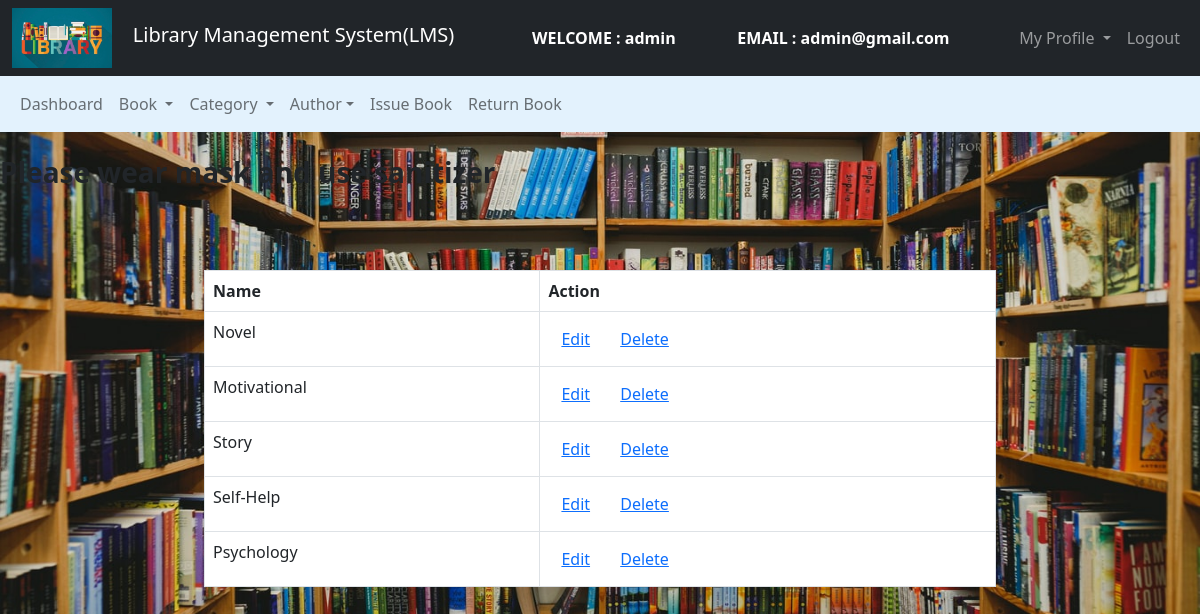
The app's page /Admin/Category/manage_cat.php (signed in), older data.
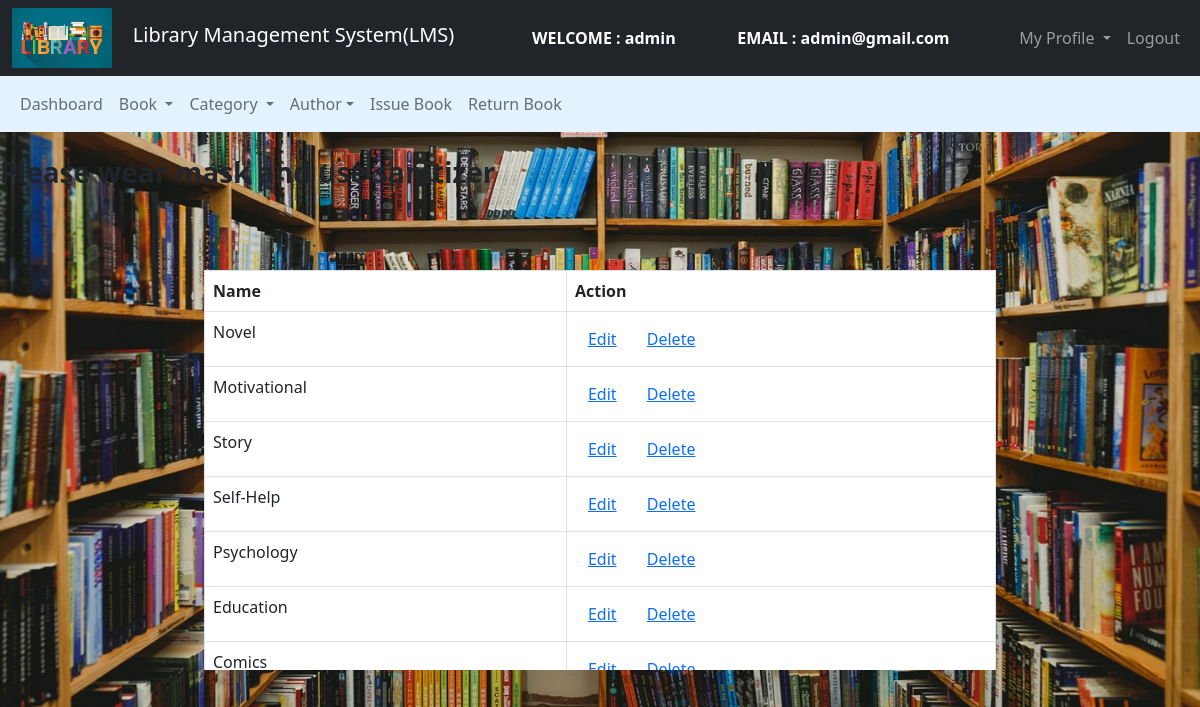
The same page, newer data.
### tables this page shows
CREATE TABLE `category` (
  `cat_id` int(11) NOT NULL,
  `cat_name` varchar(100) NOT NULL
);

### Admin/Category/manage_cat.php (the view, shortened to what this page needs)
<!DOCTYPE html>
<html>
<head>
    <link href="https://cdn.jsdelivr.net/npm/bootstrap@5.0.0-beta2/dist/css/bootstrap.min.css" rel="stylesheet">
</head>
<body>
    <nav class="navbar navbar-expand-lg navbar-dark bg-dark">
        <div class="container-fluid">
            <div class="navbar-header">
                <img src="../images/abc1.jpeg" width="100" height="60"> &nbsp &nbsp
                <a class="navbar-brand" href="../admin_dashboard.php">Library Management System(LMS)</a>
            </div>
            <font style="color: white">
                <span>
                    <strong>
                        WELCOME : <?php echo $_SESSION['name']; ?></strong>
                </span>
            </font>
            <font style="color: white">
                <span>
                    <strong>
                        EMAIL : <?php echo $_SESSION['email']; ?></strong>
                </span>
            </font>
            <ul class="nav navbar-nav navbar-right">
                <li class="nav-item dropdown">
                    <a class="nav-link dropdown-toggle" data-toggle="dropdown">
                        My Profile
                    </a>
                </li>
                <li class="nav-item"><a class="nav-link" href="../../logout.php">
                        Logout
                    </a></li>
            </ul>
        </div>
    </nav>
    <nav class="navbar navbar-expand-lg navbar-light" style="background-color: #e3f2fd">
        <div class="container-fluid">
            <ul class="nav navbar-nav navbar-center">
                <li class="nav-item">
                    <a href="../admin_dashboard.php" class="nav-link">
                        Dashboard
                    </a>
                </li>
                <li class="nav-item dropdown ">
                    <a class="nav-link dropdown-toggle" data-toggle="dropdown"> Book
                    </a>
                </li>
                <li class="nav-item dropdown ">
                    <a class="nav-link dropdown-toggle" data-toggle="dropdown"> Category </a>
                </li>
                <li class="nav-item dropdown ">
                    <a class="nav-link dropdown-toggle" data-toggle="dropdown"> Author</a>
                </li>
                <li class="nav-item">
                    <a href="../Book/issue_book.php" class="nav-link">
                        Issue Book</a>
                </li>
                <li class="nav-item">
                    <a href="../Book/return_book.php" class="nav-link">
                        Return Book</a>
                </li>
            </ul>
        </div>
    </nav>
    <br>
    <?php include '../../header.php'; ?><br><br>
    <div class="row">
        <div class="col-md-2"></div>
        <div class="col-md-8">
            <table class="table table-bordered table-hover">
                <thead>
                    <tr>
                        <th>Name</th>
                        <th>Action</th>
                    </tr>
                </thead>
                <?php
                $connection = mysqli_connect("localhost", "root", "");
                $query = "select * from category";
                $query_run = mysqli_query($connection, $query);
                while ($row = mysqli_fetch_assoc($query_run)) {
                ?>
                    <tr>
                        <td><?php echo $row['cat_name']; ?></td>
                        <td>
                            <button class="btn" name=""><a href="edit_cat.php?cid=<?php echo $row['cat_id']; ?>">Edit</a></button>
                            <button class="btn" name=""><a href="delete_cat.php?cid=<?php echo $row['cat_id']; ?>">Delete</a></button>
                        </td>
                    </tr>
                <?php
                }
                ?>
            </table>
        </div>
        <div class="col-md-2"></div>
    </div>
</body>
</html>

Row changes from the older to the newer data that the page shows:
added category: cat_name "Education"
added category: cat_name "Comics"
